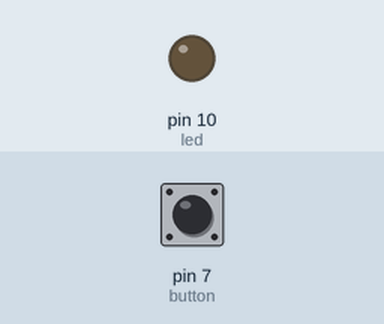
Simulated run of this sketch. Board: Arduino Uno, built with avr-gcc and run on an emulated ATmega328P. Shown: output pins drawn as LEDs (lit = HIGH). Inputs (shaded band) come from the test bench; at power-on: pin 7 (button) LOW.

Above: at 1.2 s.
1.3 s: pin 7 (button) pulled HIGH for 1 s
At 2.6 s:
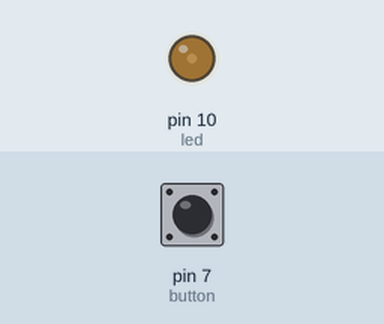
3.8 s: pin 7 (button) pulled HIGH for 0.15 s
At 4.1 s:
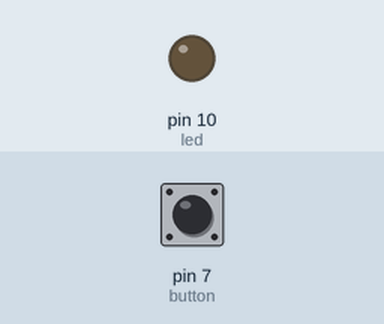
5.4 s: pin 7 (button) pulled HIGH for 3.2 s
At 6.66 s:
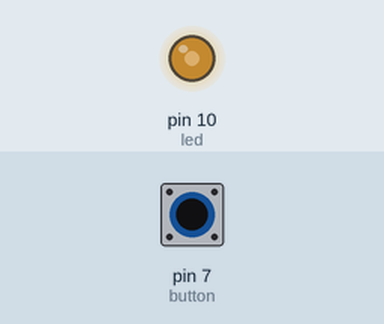
Timing chart, 0 to 10.1 s (numbered marks = the images above; inputs shaded):
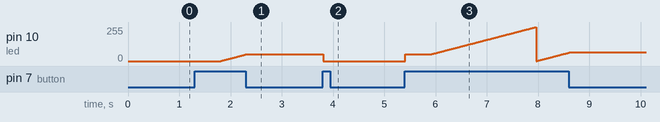

The sketch:

button_-_analog.ino
```cpp
int button =7;
int led = 10;
int OldValue = 0;
int ledState = 0;
int brightness;
int startTime;

void setup() {
  pinMode(button, INPUT);
  pinMode(led, OUTPUT);
  Serial.begin(9600);

}

void loop() {
  int value = digitalRead(button);

  if(value == 1 && OldValue ==0)
  {
    ledState = 1 - ledState;
    startTime=millis();
    delay(10);
  }

  OldValue = value;
  if(value == 1 && OldValue ==1){
    if(ledState ==1 && (millis()-startTime)>500){
      brightness +=1;
      delay(10);

      if(brightness > 255)
        brightness =0;
    }
  }


  if(ledState ==1){
    analogWrite(led, brightness);
  }
  else{
    analogWrite(led, 0);
  }

}
```

Measured:
- after the input at 1.3 s, pin 10 (led): moves from 0/255 to 50/255 over 0.49 s, starting after 0.51 s
- after the input at 3.8 s, pin 10 (led): 50/255 → 0/255 at once
